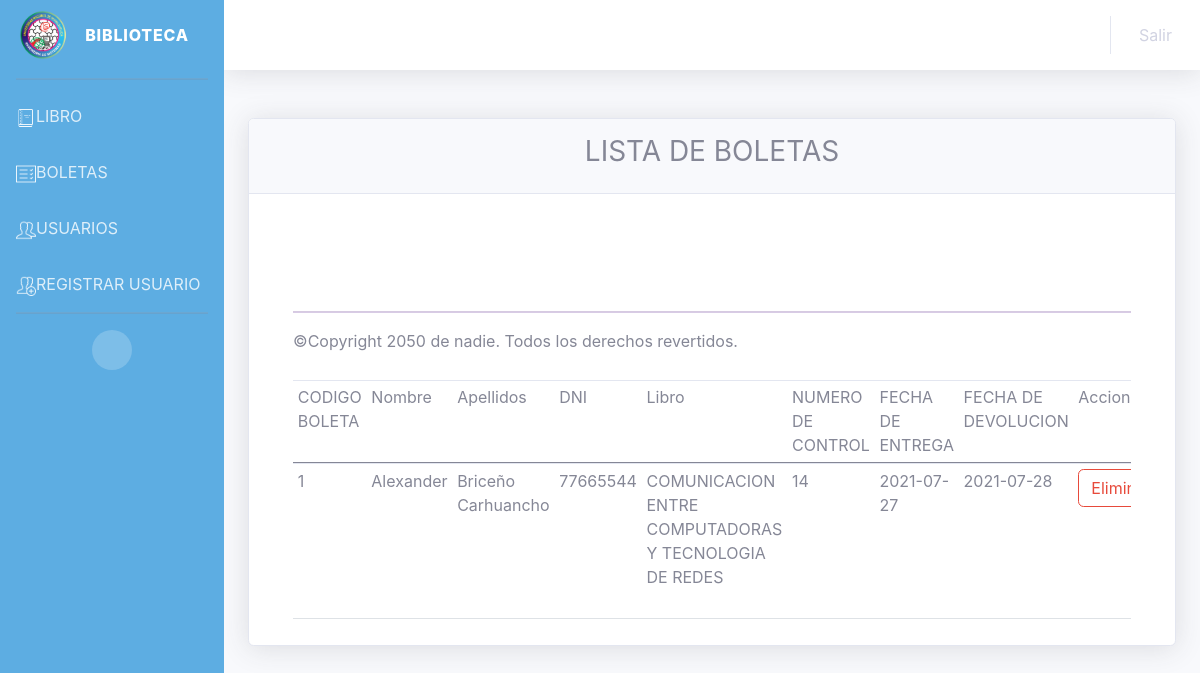
/boletas_admi.php, run on the app's committed database.
### tables this page shows
CREATE TABLE `usuarios` (
  `nombre` varchar(20) NOT NULL,
  `apellidos` varchar(20) NOT NULL,
  `telefono` int(9) NOT NULL,
  `DNI` int(20) NOT NULL,
  `Correo_Institucional` varchar(21) NOT NULL,
  `Password` varchar(20) NOT NULL,
  `repita_contraseña` varchar(20) NOT NULL,
  `tipo_usuario` varchar(30) NOT NULL
);

CREATE TABLE `boleta` (
  `DNI` int(20) NOT NULL,
  `n_control` int(20) NOT NULL,
  `fecha_entrega` date NOT NULL,
  `codigo_boleta` int(11) NOT NULL,
  `fecha_devolucion` date NOT NULL
);

CREATE TABLE `libro` (
  `n_control` int(20) NOT NULL,
  `dewey` varchar(20) NOT NULL,
  `titulo` varchar(100) NOT NULL,
  `autor` varchar(100) NOT NULL,
  `fecha_edicion` date NOT NULL,
  `editorial` varchar(20) NOT NULL,
  `cantidad` int(25) NOT NULL,
  `fecha_adquisicion` date NOT NULL,
  `imagen` longblob NOT NULL,
  `estado` varchar(11) NOT NULL,
  `genero` varchar(20) NOT NULL,
  `formato` varchar(10) NOT NULL,
  `PDF` text NOT NULL,
  `Acciones` varchar(30) NOT NULL
);

### boletas_admi.php (the view, shortened to what this page needs)
<?php include('menu_administrador.php');?>
<?php include('conexion.php'); ?>
<br>
<div class="container-fluid">
    <div id="main-containe">
        <div class="card shadow mb-4">
            <div class="card-header py-3">
                <center>
                    <h3>LISTA DE BOLETAS</h3>
                </center>
            </div>
            <div class="container">
                <div class="card-body">
                    <div class="table-responsive">
                        <table id="example" class="table table-sm" style="width:100%">
                            <thead>
                                <tr>
                                    <td>CODIGO BOLETA </td>
                                    <td>Nombre </td>
                                    <td>Apellidos </td>
                                    <td>DNI </td>
                                    <td>Libro </td>
                                    <td>NUMERO DE CONTROL</td>
                                    <td>FECHA DE ENTREGA</td>
                                    <td>FECHA DE DEVOLUCION</td>
                                    <td>Acciones</td>
                                </tr>
                            </thead>
                            <?php
		$sql1=" SELECT boleta.codigo_boleta,usuarios.nombre,usuarios.apellidos,usuarios.DNI,usuarios.Correo_Institucional,libro.n_control,libro.titulo,boleta.fecha_entrega,boleta.fecha_devolucion from usuarios JOIN boleta ON boleta.DNI= usuarios.DNI INNER JOIN libro ON libro.n_control= boleta.n_control";
		$result=mysqli_query($conexion,$sql1);
		while($mostrar=mysqli_fetch_array($result)){
		 ?>
                            <tr>
                                <td><?php echo $mostrar['codigo_boleta'] ?></td>
                                <td><?php echo $mostrar['nombre'] ?></td>
                                <td><?php echo $mostrar['apellidos'] ?></td>
                                <td><?php echo $mostrar['DNI'] ?></td>
                                <td><?php echo $mostrar['titulo'] ?></td>
                                <td><?php echo $mostrar['n_control'] ?></td>
                                <td><?php echo $mostrar['fecha_entrega'] ?></td>
                                <td><?php echo $mostrar['fecha_devolucion'] ?></td>
                                <td><a href="eliminar_boleta_adm.php?codigo_boleta=<?php echo $mostrar['codigo_boleta']; ?>"
                                        class="btn btn-outline-danger">
                                        Eliminar</td>
                            <?php
	    }
	 ?>
</div>
<?php include('includes/footer.php');?>

### data on the page
usuarios: boleta.codigo_boleta "1", nombre "Alexander", apellidos "Briceño Carhuancho", DNI "77665544", libro.titulo "COMUNICACION ENTRE COMPUTADORAS Y TECNOLOGIA DE REDES", libro.n_control "14", boleta.fecha_entrega "2021-07-27", boleta.fecha_devolucion "2021-07-28"
